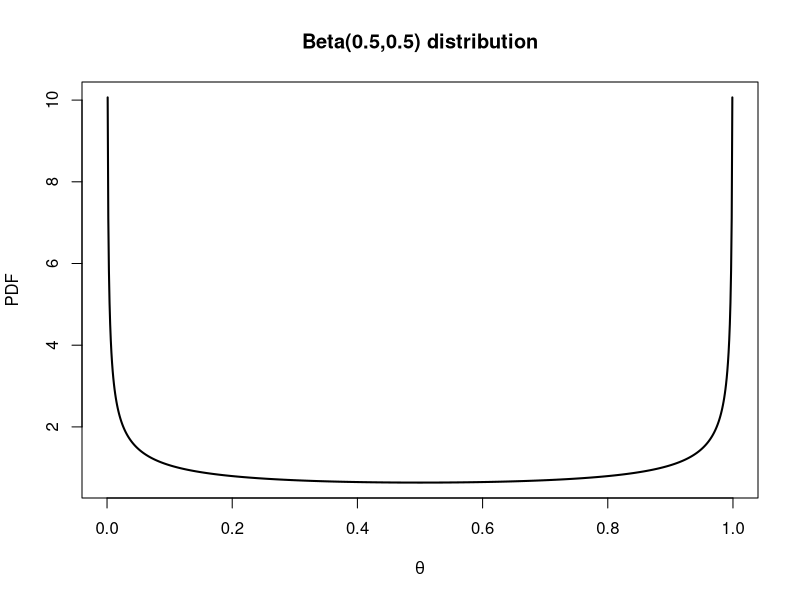
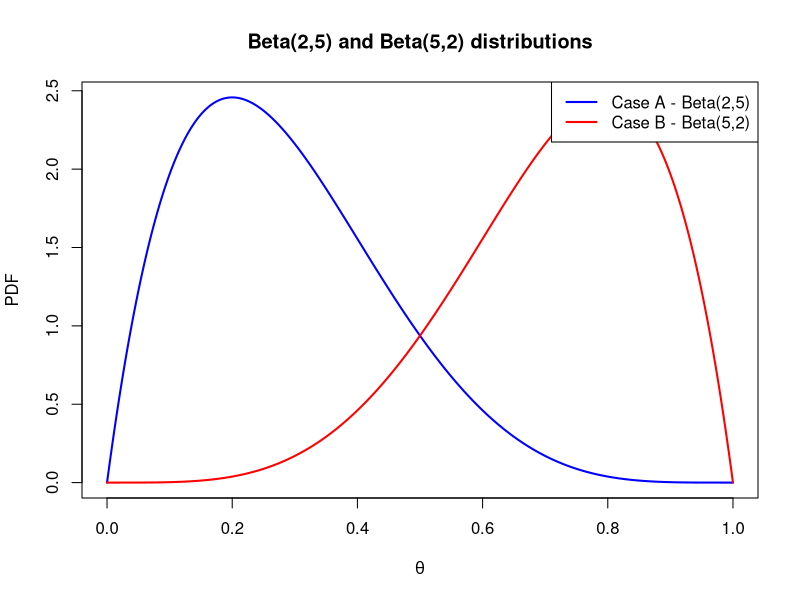

These figures' R source, in order: (Note: a time limit stopped this script after it produced the figures.)
## ---- chunk 1
prob_y <- function(y, n, a, b) {
  # Calculate the probability of observing y responses in n trials
  # under a Beta-binomial model with Beta(a, b) prior.
  
  choose(n, y) * beta(y + a, n - y + b) / beta(a, b)
}

expected_sample_size <- function(lambda, gamma, n1, n2, a, b) {
  
  # Calculate the expected sample size of a BOP2 design defined by its 
  # decision rule parameters (lambda, gamma), sample size parameters 
  # (n1, n2), and prior distribution parameters (a, b)
  
  # Threshold to determine progression.
  C1 <- 1 - lambda * (n1 / n2)^gamma
  
  # Vector of possible stage 1 outcomes.
  y_1s <- 0:n1
  
  # Vector of corresponding progression decisions.
  stops <- pbeta(0.5, y_1s + a, n1 - y_1s + b) > C1
  
  # Calculate the probability of each outcome.
  y_1_probs <- prob_y(y_1s, n1, a, b)
  
  return(sum(n1 * stops * y_1_probs + n2 * (!stops) * y_1_probs))
}
## ---- chunk 2
test_prob_y <- function(a, b) {
  # Check that the probabilities sum to 1.
  n <- 30
  s <- sum(prob_y(0:n, n, a, b))
  return(all.equal(s, 1))
}

test_prob_y(a = 0.5, b = 0.5)
## ---- chunk 3
prob_y1_and_y2 <- function(y_1, y_2, n1, n2, theta) {
  
  # Calculate the probability of observing y_1 and y_2 given theta.
  dbinom(y_1, n1, theta)*dbinom(y_2, n2 - n1, theta)
}

error_rates <- function(lambda, gamma, n1, n2, a, b) {
  
  # Calculate the type I and II error rates of a BOP2 design defined 
  # by its decision rule parameters (lambda, gamma), sample size 
  # parameters (n1, n2), and prior distribution parameters (a, b).
  
  # Thresholds to determine progression.
  C1 <- 1 - lambda * (n1 / n2)^gamma
  C2 <- 1 - lambda * (n2 / n2)^gamma
  
  # Matrix of possible successes in stage 1 and 2.
  ys <- expand.grid(y_1 = 0:n1, y_2 = 0:(n2 - n1))
  
  # Vectors of corresponding progression decisions at stage 1 and 2.
  go_1 <- pbeta(0.5, ys$y_1 + a, n1 - ys$y_1 + b) < C1
  go_2 <- pbeta(0.5, ys$y_1 + ys$y_2 + a, n2 - ys$y_1 - ys$y_2 + b) < C2
  
  # Vectors of overall progression decisions.
  go_tI <- go_1 & go_2
  go_tII <- !go_1 | !go_2
  
  # Calculate the probability of each outcome.
  probs_tI <- prob_y1_and_y2(ys$y_1, ys$y_2, n1, n2, 0.5)
  probs_tII <- prob_y1_and_y2(ys$y_1, ys$y_2, n1, n2, 0.7)
  
  # Calculate the type I and type II error rates.
  type_I <- sum(go_tI*probs_tI)
  type_II <- sum(go_tII*probs_tII)
  
  return(c(type_I,type_II))
}
## ---- chunk 4
BOP2optim <- function(a, b){
  
  # Minimise the expected sample size of a BOP2 design subject to the
  # type I error rate being at most 0.05 and the type II error rate 
  # being at most 0.2 using a grid search.
  
  # Create a grid of possible parameter values.
  grid <- expand.grid(lambda = seq(0,1,0.05), gamma = seq(0.05,2,0.05), n1 = seq(4, 20, 4), n2 = seq(5, 80, 5))
  grid <- grid[grid$n1<=grid$n2,]
  
  # Initialise vectors.
  res <- c(max(grid[,4]),0,0)
  
  # Search over the grid for the minimum expected sample size and record
  # the corresponding parameters.
  for(i in 1:nrow(grid)){
    exp_s_s <- expected_sample_size(grid[i,1],grid[i,2],grid[i,3],grid[i,4], a = a, b = b)
    err_rts <- error_rates(grid[i,1],grid[i,2],grid[i,3],grid[i,4], a = a, b = b)
    if(exp_s_s < res[1] & err_rts[1] <= 0.05 & err_rts[2] <= 0.2){
      res <- c(exp_s_s,err_rts[1],err_rts[2])
      val <- grid[i,]
    }
  }
  
  # Return the minimised expected sample size, error rates and 
  # corresponding parameters.
  print(val)
  print(res)
}

# Optimise the BOP2 design when a = 0.5 and b = 0.5, and record the time
# elapsed.
ptm <- proc.time()
BOP2optim(a = 0.5, b = 0.5)
proc.time() - ptm
## ---- chunk 5
x <- seq(0, 1, length = 1000)
y <- dbeta(x, shape1 = 0.5, shape2 = 0.5)
plot(x, y, type = "l", xlab = expression(theta), ylab = "PDF", main = 'Beta(0.5,0.5) distribution', lwd = 2)
## ---- chunk 6
x <- seq(0, 1, length.out = 1000)
plot(x, dbeta(x, 2, 5), type = "l", col = "blue", lwd = 2, 
     xlab = expression(theta), ylab = "PDF", 
     main = "Beta(2,5) and Beta(5,2) distributions")
lines(x, dbeta(x, 5, 2), type = "l", col = "red", lwd = 2)
legend("topright", lwd = 2, col = c("blue", "red"),
       legend = c("Case A - Beta(2,5)", "Case B - Beta(5,2)"))
## ---- chunk 7
BOP2optim(a = 2, b = 5)
## ---- chunk 8
BOP2optim(a = 5, b = 2)
